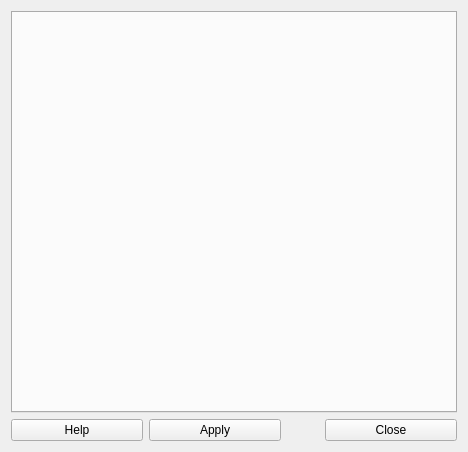
<?xml version="1.0" encoding="UTF-8"?>
<ui version="4.0">
 <class>Window</class>
 <widget class="QWidget" name="Window">
  <property name="geometry">
   <rect>
    <x>0</x>
    <y>0</y>
    <width>468</width>
    <height>452</height>
   </rect>
  </property>
  <property name="sizePolicy">
   <sizepolicy hsizetype="Expanding" vsizetype="Expanding">
    <horstretch>0</horstretch>
    <verstretch>0</verstretch>
   </sizepolicy>
  </property>
  <property name="windowTitle">
   <string>Window</string>
  </property>
  <layout class="QVBoxLayout" name="verticalLayout">
   <item>
    <widget class="QTabWidget" name="tabWidget_Tabs"/>
   </item>
   <item>
    <layout class="QHBoxLayout" name="horizontalLayout">
     <item>
      <widget class="QPushButton" name="pushButton_Help">
       <property name="text">
        <string>Help</string>
       </property>
      </widget>
     </item>
     <item>
      <widget class="QPushButton" name="pushButton_Apply">
       <property name="toolTip">
        <string>&lt;html&gt;&lt;head/&gt;&lt;body&gt;&lt;p&gt;Applies Changes.&lt;/p&gt;&lt;/body&gt;&lt;/html&gt;</string>
       </property>
       <property name="text">
        <string>Apply</string>
       </property>
      </widget>
     </item>
     <item>
      <widget class="QLabel" name="label">
       <property name="sizePolicy">
        <sizepolicy hsizetype="Minimum" vsizetype="Minimum">
         <horstretch>0</horstretch>
         <verstretch>0</verstretch>
        </sizepolicy>
       </property>
       <property name="maximumSize">
        <size>
         <width>32</width>
         <height>32</height>
        </size>
       </property>
       <property name="text">
        <string/>
       </property>
       <property name="pixmap">
        <pixmap resource="resource.qrc">:/mx/mx.png</pixmap>
       </property>
       <property name="scaledContents">
        <bool>true</bool>
       </property>
       <property name="alignment">
        <set>Qt::AlignCenter</set>
       </property>
      </widget>
     </item>
     <item>
      <widget class="QPushButton" name="pushButton_Close">
       <property name="toolTip">
        <string>&lt;html&gt;&lt;head/&gt;&lt;body&gt;&lt;p&gt;Closes the application.&lt;/p&gt;&lt;/body&gt;&lt;/html&gt;</string>
       </property>
       <property name="text">
        <string>Close</string>
       </property>
      </widget>
     </item>
    </layout>
   </item>
  </layout>
 </widget>
 <layoutdefault spacing="6" margin="11"/>
 <resources>
  <include location="resource.qrc"/>
 </resources>
 <connections/>
</ui>
